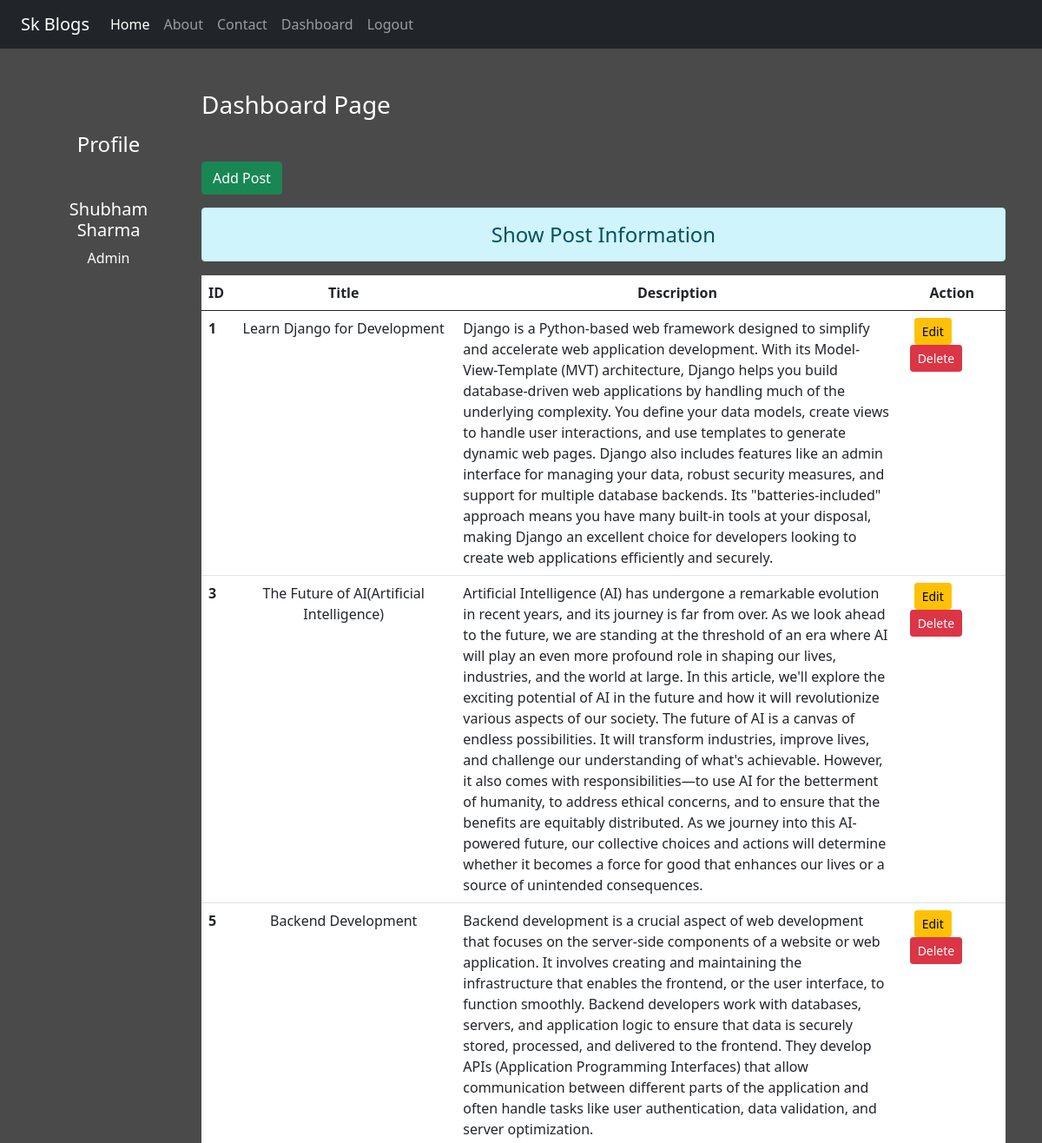
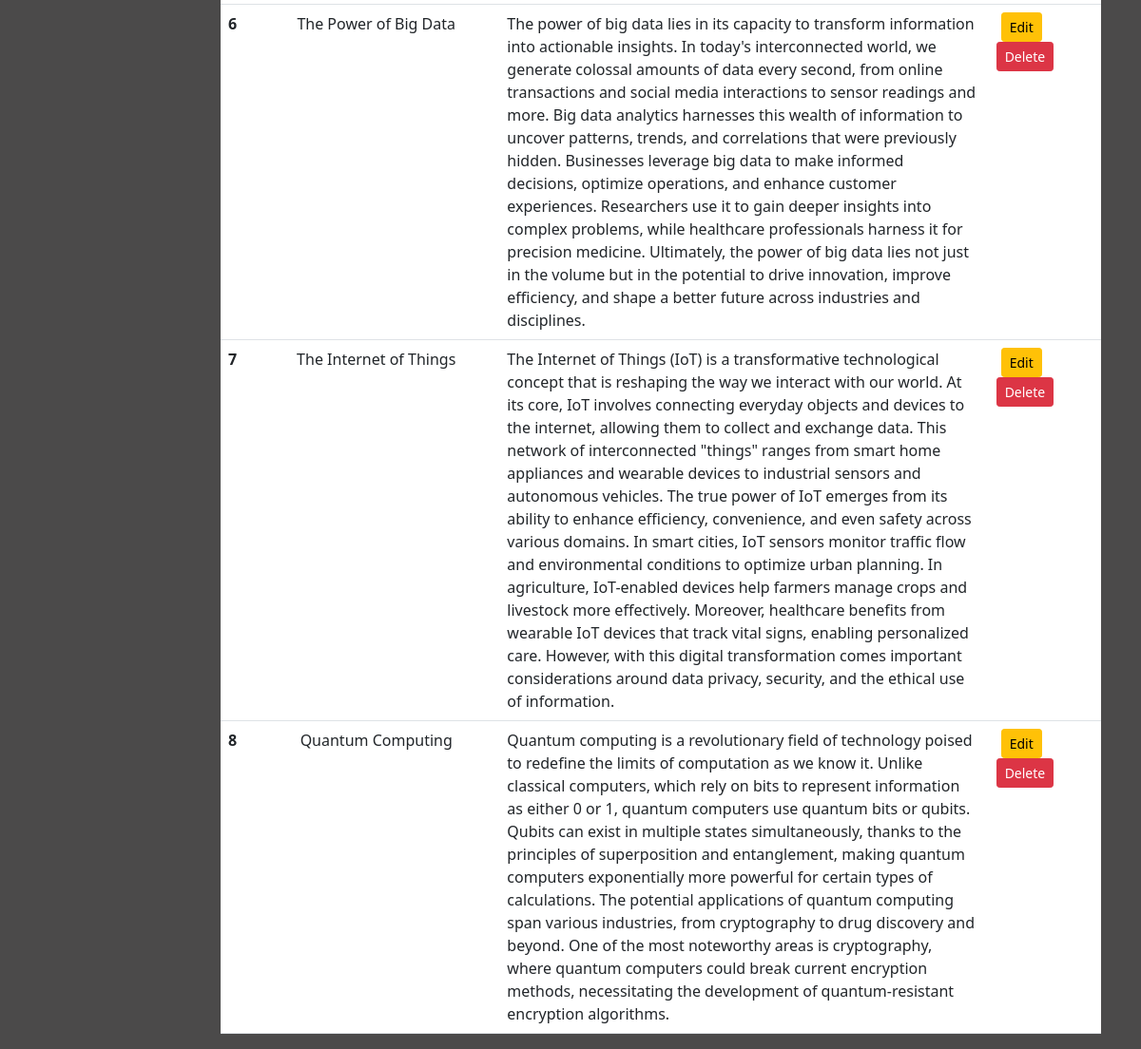
The page /dashboard/ (signed in) on the database its author committed (2 pictures, top to bottom).
### blog/models.py (models this page shows)
class post(models.Model):
   title = models.CharField(max_length=150)
   description = models.TextField()

### blog/views.py (the view)
# urls.py: path('dashboard/', views.dashboard , name='dashboard'),
def dashboard(request):
   if request.user.is_authenticated:
      posts = post.objects.all()
      user = request.user # this is for dsiplaying the individual profile
      full_name = user.get_full_name()
      gps = user.groups.all()
      return render(request, 'blog/dashboard.html',{'posts':posts,
                     'full_name':full_name,'groups':gps})
   else:
      return HttpResponseRedirect('/login/')

### blog/templates/blog/dashboard.html (shortened to what this page needs)
{% extends "blog/base.html" %} {% load static %}
{% block side %}
<div class="col-sm-2 text-white my-5 text-center">
	<h4 class="my-5">Profile</h4>
	<h5>{{full_name}}</h5>
	{% for group in groups %}
	  <p> {{group.name}} </p>
	{% endfor %}
 </div>
{% endblock side %}
{% block content %}
<div class="col-sm-10">
	<h3 class="text-white my-5">Dashboard Page</h3>
	<a href="{% url "addpost" %}" class="btn btn-success">Add Post</a>
	<h4 class="text alert alert-info" style="text-align: center">
		Show Post Information
	</h4>
	{% if posts %}
	<table class="table table-hover bg-white">
		<thead>
			<tr class="text-centre" style="text-align: center">
				<th scope="col" style="width: 2%">ID</th>
				<th scope="col" style="width: 28%">Title</th>
				<th scope="col" style="width: 55%">Description</th>
				<th scope="col" sstyle="width: 15%">Action</th>
			</tr>
		</thead>
		<tbody>
			{% for post in posts %}
			<tr>
				<th scope="row">{{post.id}}</th>
				<td style="text-align: center">{{post.title}}</td>
				<td>{{post.description}}</td>
				<td class="text-centre">
					<a href="{% url "updatepost" post.id %}" class="btn btn-warning btn-sm" style="margin-left: 10px"
						>Edit</a
					>
					{% if perms.blog.delete_post %}
					<form action="{% url "deletepost" post.id %}" method="post" class="d-inline">
						<input
							type="Submit"
							class="btn btn-danger btn-sm"
							style="margin-left: 5px"
							value="Delete" />
					</form>
					{% endif %}
				</td>
			</tr>
			{% endfor %}
		</tbody>
	</table>
	{% else %}
	<h4 class="text-centre alert alert-warning">No Records</h4>
	{% endif %}
</div>
{% endblock content %}

### blog/static/blog/css/style.css (style rules this page uses)
body { background-color: rgb(75, 74, 74); color: antiquewhite; }
.text { text-align: center !important; margin-top: 15px; }

### rows shown on the page
post: id "1", title "Learn Django for Development", description "Django is a Python-based web framework designed to simplify and accelerate web application development. With its Model-View-Template (MVT) architecture, Django helps you build database-driven web applications by handling much of the underlying complexity. You define your data models, create views to handle user interactions, and use templates to generate dynamic web pages. Django also includes features like an admin interface for managing your data, robust security measures, and support for multiple database backends. Its \"batteries-included\" approach means you have many built-in tools at your disposal, making Django an excellent choice for developers looking to create web applications…"
post: id "3", title "The Future of AI(Artificial Intelligence)", description "Artificial Intelligence (AI) has undergone a remarkable evolution in recent years, and its journey is far from over. As we look ahead to the future, we are standing at the threshold of an era where AI will play an even more profound role in shaping our lives, industries, and the world at large. In this article, we'll explore the exciting potential of AI in the future and how it will revolutionize various aspects of our society. The future of AI is a canvas of endless possibilities. It will transform industries, improve lives, and challenge our understanding of what's achievable. However, it also comes with responsibilities—to use AI for the betterment of humanity, to address ethical…"
post: id "5", title "Backend Development", description "Backend development is a crucial aspect of web development that focuses on the server-side components of a website or web application. It involves creating and maintaining the infrastructure that enables the frontend, or the user interface, to function smoothly. Backend developers work with databases, servers, and application logic to ensure that data is securely stored, processed, and delivered to the frontend. They develop APIs (Application Programming Interfaces) that allow communication between different parts of the application and often handle tasks like user authentication, data validation, and server optimization."
post: id "6", title "The Power of Big Data", description "The power of big data lies in its capacity to transform information into actionable insights. In today's interconnected world, we generate colossal amounts of data every second, from online transactions and social media interactions to sensor readings and more. Big data analytics harnesses this wealth of information to uncover patterns, trends, and correlations that were previously hidden. Businesses leverage big data to make informed decisions, optimize operations, and enhance customer experiences. Researchers use it to gain deeper insights into complex problems, while healthcare professionals harness it for precision medicine. Ultimately, the power of big data lies not just in the volume…"
post: id "7", title "The Internet of Things", description "The Internet of Things (IoT) is a transformative technological concept that is reshaping the way we interact with our world. At its core, IoT involves connecting everyday objects and devices to the internet, allowing them to collect and exchange data. This network of interconnected \"things\" ranges from smart home appliances and wearable devices to industrial sensors and autonomous vehicles. The true power of IoT emerges from its ability to enhance efficiency, convenience, and even safety across various domains. In smart cities, IoT sensors monitor traffic flow and environmental conditions to optimize urban planning. In agriculture, IoT-enabled devices help farmers manage crops and livestock…"
post: id "8", title "Quantum Computing", description "Quantum computing is a revolutionary field of technology poised to redefine the limits of computation as we know it. Unlike classical computers, which rely on bits to represent information as either 0 or 1, quantum computers use quantum bits or qubits. Qubits can exist in multiple states simultaneously, thanks to the principles of superposition and entanglement, making quantum computers exponentially more powerful for certain types of calculations. The potential applications of quantum computing span various industries, from cryptography to drug discovery and beyond. One of the most noteworthy areas is cryptography, where quantum computers could break current encryption methods,…"

### other values the page prints
{{ full_name }} "Shubham Sharma"
{{ group.name }} "Admin"
